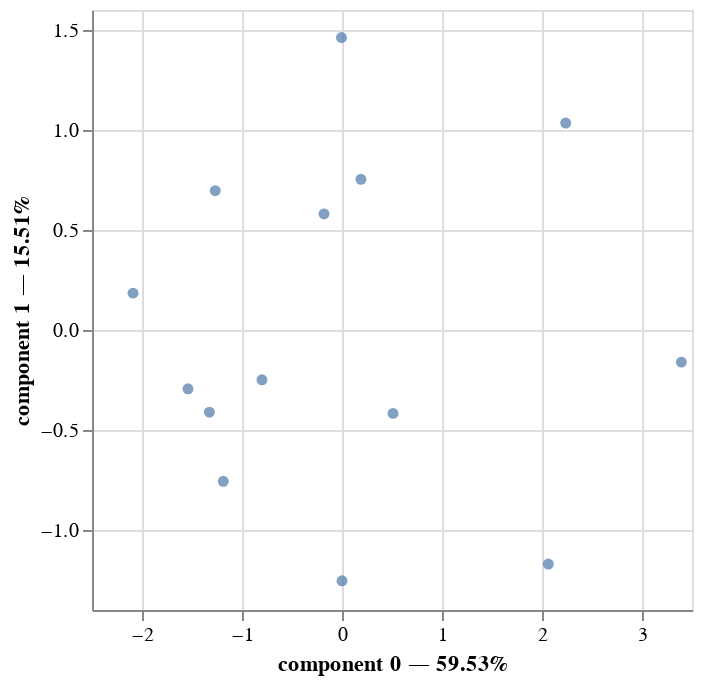

The notebook cell saved with this chart:
### Markdown cell above
## Visualization

### Code cell
mfa.plot(
    dataset,
    x_component=0,
    y_component=1
)

### Figure 1 — Vega-Lite specification as saved in the notebook (floating-point values rounded to 4 significant figures)
{"config": {"view": {"continuousWidth": 300, "continuousHeight": 300}}, "data": {"name": "data-5ddc7005e6671ebddb011ff279a65125"}, "mark": {"type": "circle"}, "encoding": {"tooltip": [{"field": "Team", "type": "nominal"}, {"field": "component 0", "type": "quantitative"}, {"field": "component 1", "type": "quantitative"}], "x": {"axis": {"title": "component 0 — 59.53%"}, "field": "component 0", "scale": {"zero": false}, "type": "quantitative"}, "y": {"axis": {"title": "component 1 — 15.51%"}, "field": "component 1", "scale": {"zero": false}, "type": "quantitative"}}, "params": [{"name": "param_2", "select": {"type": "interval", "encodings": ["x", "y"]}, "bind": "scales"}], "$schema": "https://vega.github.io/schema/vega-lite/v5.20.1.json", "datasets": {"data-5ddc7005e6671ebddb011ff279a65125": [{"Team": "Arsenal", "component 0": 2.237, "component 1": 1.035, "component 2": 0.6977}, {"Team": "Aston Villa", "component 0": -0.18, "component 1": 0.5803, "component 2": 0.464}, {"Team": "Brentford", "component 0": -1.267, "component 1": 0.6968, "component 2": -0.4906}, {"Team": "Brighton & Hove Albion", "component 0": -0.8001, "component 1": -0.2489, "component 2": -0.9046}, {"Team": "Chelsea", "component 0": 0.0001082, "component 1": -1.254, "component 2": -0.3654}, {"Team": "Crystal Palace", "component 0": -1.326, "component 1": -0.4109, "component 2": -0.8093}, {"Team": "Everton", "component 0": -2.089, "component 1": 0.1843, "component 2": 0.5523}, {"Team": "Liverpool", "component 0": 2.063, "component 1": -1.17, "component 2": -0.4195}, {"Team": "Manchester City", "component 0": 3.394, "component 1": -0.1606, "component 2": -0.1512}, {"Team": "Manchester United", "component 0": 0.1894, "component 1": 0.7536, "component 2": -0.007898}, {"Team": "Newcastle United", "component 0": -0.004656, "component 1": 1.462, "component 2": -0.8724}, {"Team": "Tottenham Hotspur", "component 0": 0.5106, "component 1": -0.417, "component 2": 0.9921}, {"Team": "West Ham United", "component 0": -1.187, "component 1": -0.7564, "component 2": 0.4323}, {"Team": "Wolverhampton Wanderers", "component 0": -1.54, "component 1": -0.2942, "component 2": 0.8826}]}}
